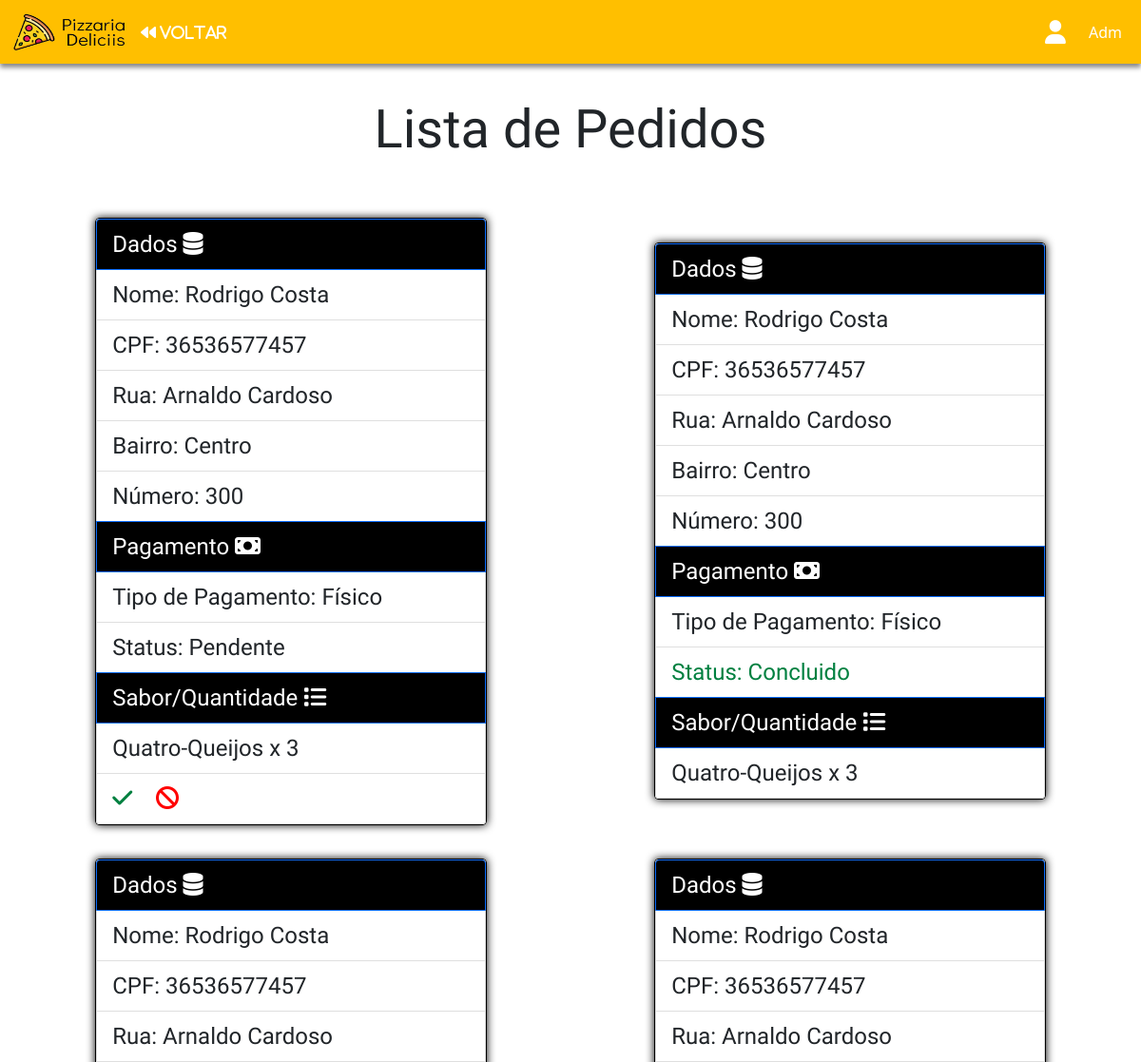
Before: /pizza/listarpedidos/ (signed in, upper part) with the older database file.
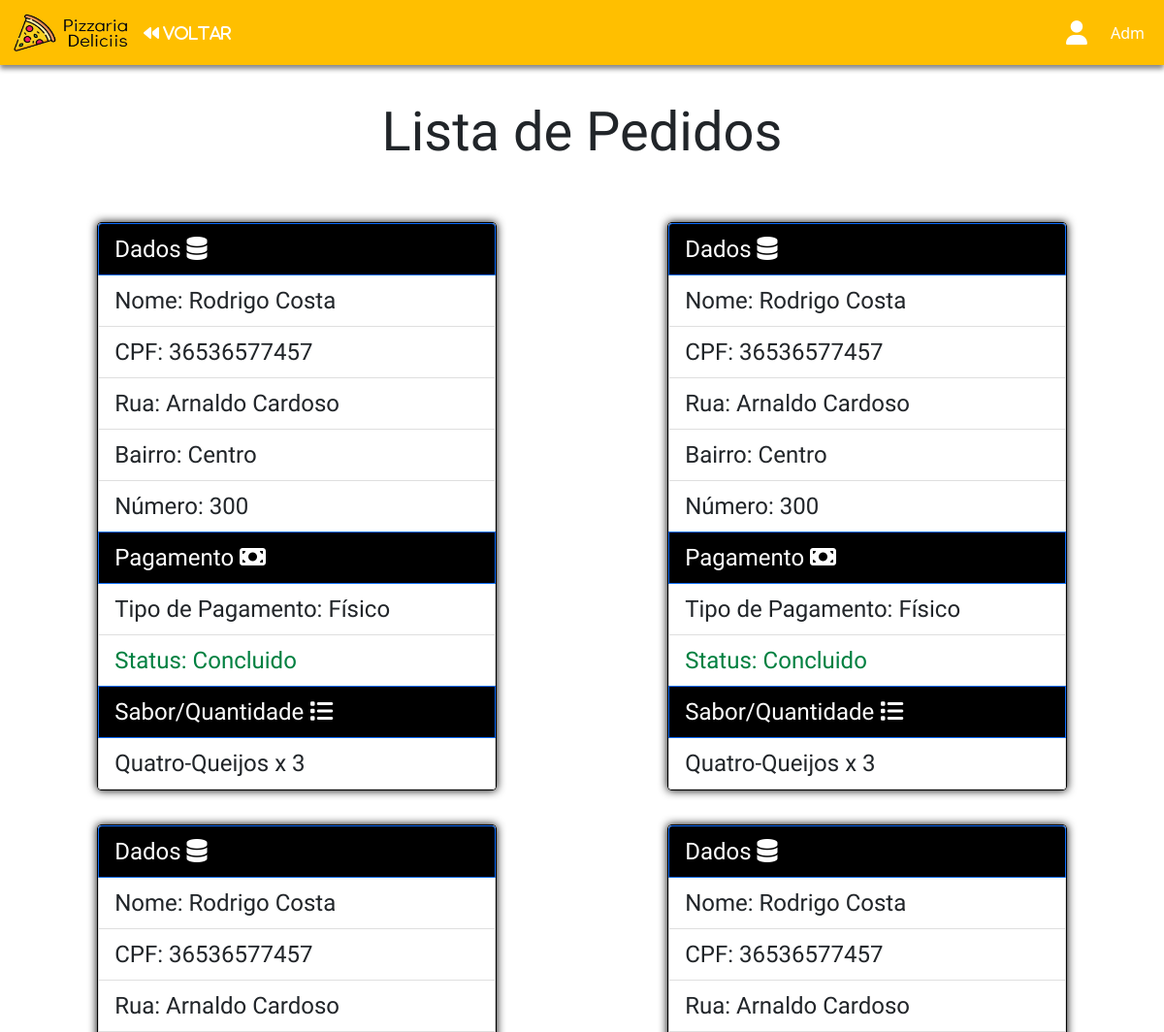
After: the same page with the newer database file.
### pagamento/models.py (models this page shows, shortened)
class Pedido(models.Model):
    usuario = models.ForeignKey(
        CustomUser,
        on_delete=models.CASCADE,
    )
    endereco = models.ForeignKey(
        Endereco,
        on_delete=models.CASCADE,
    )
    tipo_pagamento =  models.CharField(max_length=30,default="fisico")
    status = models.CharField(max_length=30)
    valorTotal = models.FloatField(default=0)
    quantidadeTotal = models.IntegerField(default=0)
    data_pedido = models.DateTimeField(auto_now_add=True)

### usuario/models.py (models this page shows, shortened)
class CustomUser(AbstractUser):
    TIPO_CHOICES = (
        ('A', 'Administrador'),
        ('B', 'Usuário'),
    )
    nome = models.CharField(max_length=100, blank=True)
    cpf = models.CharField(max_length=14, blank=True, unique=True)
    telefone = models.CharField(max_length=20, blank=True, unique=True)
    tipo = models.CharField(max_length=1, choices=TIPO_CHOICES, default='B')

class Endereco(models.Model):
    usuario = models.OneToOneField(
        CustomUser,
        on_delete=models.CASCADE,
        primary_key=True,
    )
    rua = models.CharField(max_length=100)
    bairro =  models.CharField(max_length=80)
    numero = models.IntegerField()

### pizza/views.py (the view)
# urls.py: path('listarpedidos/', views.listarpedidos, name='listarpedidos'),
def listarpedidos(request):
    if request.user.is_authenticated and request.user.tipo == "A":
        user = request.user
        pedidos = Pedido.objects.all().order_by('-data_pedido')[:50]
        return render(request, "listapedidos.html", {'pedidos' : pedidos, 'user' : user})
    else:
        return render(request,"login.html",{'error':'Você não está logado ou não tem permissão de administrador.'})

### pizza/templates/listapedidos.html (shortened to what this page needs)
{% load static %}
<!DOCTYPE html>
<html lang="en">
<head>
    <link href="https://cdn.jsdelivr.net/npm/bootstrap@5.0.2/dist/css/bootstrap.min.css" rel="stylesheet">
    <link rel="stylesheet" href="{% static 'css/listapedidos.css' %}">
</head>
<body>
    <nav class="navbar navbar-expand-lg" id="nav" style="background-color: #FFBF00">
        <div class="container-fluid">
          <a class="navbar-brand" href="#" style="color: white">
            <img src="{% static 'img/Pizzaria(1).png' %}" alt="" width="120" height="40" class="d-inline-block align-text-top">
          </a>
          <div class="collapse navbar-collapse" id="navbarNav">
            <div id="cart">
              <a href="{% url 'admin' %}" style="color: white; text-decoration: none;">
                <i class="fa-solid fa-backward"> VOLTAR</i>
              </a>
            </div>
            <ul class="navbar-nav ms-auto">
                <li class="nav-item" id="logo">
                    <a class="navbar-brand" href="#">
                        <i class="fa-solid fa-user fa-lg" style="color: white; margin-top: 20px;"></i>
                    </a>
                </li>
              <li class="nav-item">
                <a class="nav-link active" aria-current="page" href="#" style="color: white">{{ user.nome }}</a>
              </li>
            </ul>
          </div>
        </div>
      </nav>
      <div class="container-fluid" id="section">
        <h1 style="font-size: 3.5rem;">Lista de Pedidos</h1>
        <div id="itens">
          {% for pedido in pedidos %}
            <div class="item1" style="font-size: 1.5rem;">
                  <ul class="list-group">
                      <li style="background-color: black;" class="list-group-item active" aria-current="true">Dados  <i class="fa-solid fa-database" style="color: #ffffff;"></i></li>
                      <li class="list-group-item">Nome: {{ pedido.usuario.nome }}</li>
                      <li class="list-group-item">CPF: {{ pedido.usuario.cpf }}</li>
                      <li class="list-group-item">Rua: {{ pedido.endereco.rua }}</li>
                      <li class="list-group-item">Bairro: {{ pedido.endereco.bairro }}</li>
                      <li class="list-group-item">Número: {{ pedido.endereco.numero }}</li>
                      <li  style="background-color: black;"  class="list-group-item active" aria-current="true">Pagamento  <i class="fa-solid fa-money-bill" style="color: #ffffff;"></i></li>
                      <li class="list-group-item">Tipo de Pagamento: {{ pedido.tipo_pagamento }}</li>
                      {% if pedido.status == "Pendente" %}
                        <li class="list-group-item">Status:  {{ pedido.status }}</li>
                      {% endif %}
                      {% if pedido.status == "Concluido" %}
                        <li class="list-group-item" style="color: #008040;">Status:  {{ pedido.status }}</li>
                      {% endif %}
                      <li  style="background-color: black;"  class="list-group-item active">Sabor/Quantidade  <i class="fa-solid fa-list" style="color: #ffffff;"></i></li>
                      {% for item in pedido.itens.all %}
                          <li class="list-group-item">{{ item.pizza.sabor }} x {{ item.quantidade }}</li>
                      {% endfor %}
                      {% if pedido.status == "Pendente" %}
                        <li class="list-group-item">
                            <a href="{% url 'pedidosaindo' pedido.id %}" style="margin-right: 5%;"><i class="fa-solid fa-check" style="color: #008040;"></i></a>
                            <a href="{% url 'cancelarpedido' pedido.id %}"><i class="fa-solid fa-ban" style="color: #ff0000;"></i></a>
                        </li>
                      {% endif %}
                  </ul>
              </div>
          {% endfor %}
        </div>
      </div>
</body>
</html>

Changed rows visible on the page:
changed Pedido (number 1 of 4 on the later page): status "Pendente" → "Concluido"
